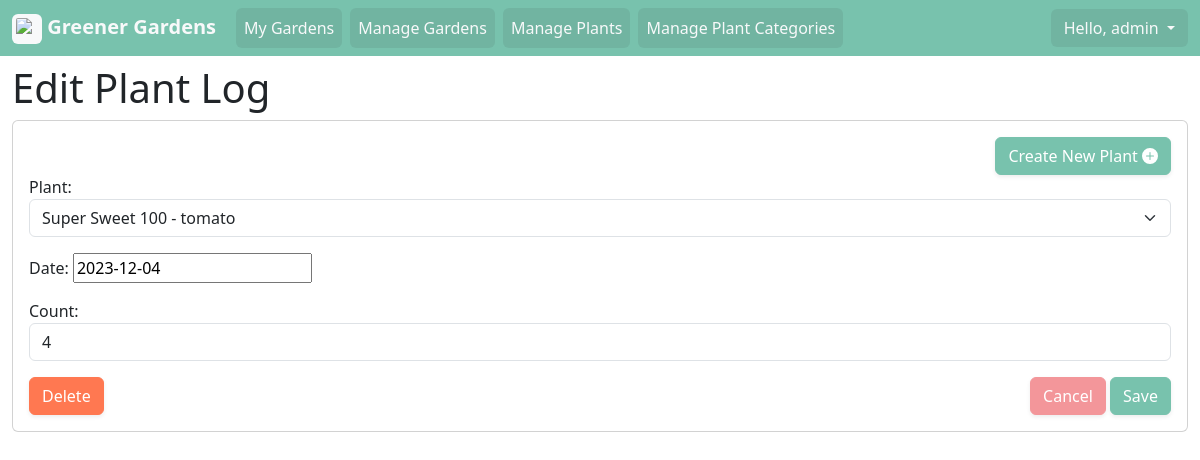
/users/admin/gardens/1/section/1/logs/1/ (signed in), run on the app's committed database.
### gardens/models.py (models this page shows, shortened)
class Plant_Log(models.Model):
    garden_section = models.ForeignKey(Garden_Section, on_delete=models.CASCADE, related_name="logs")
    plant = models.ForeignKey(Plant, on_delete=models.CASCADE, related_name="logs")
    date = models.DateField(default=datetime.date.today)
    count = models.BigIntegerField(default=0)

### gardens/views.py (the view)
# urls.py: path('users/<str:username>/gardens/<int:garden_id>/section/<int:section_id>/logs/<int:log_id>/', plant_log_update_view, name='plant_log_update'), # Edit the plant log
@login_required
def plant_log_update_view(request, username, garden_id, section_id, log_id, *args, **kwargs):
    form = Plant_LogForm(request.POST or None)
    try:
        log_instance = Plant_Log.objects.get(pk=log_id, garden_section=section_id)
    except Plant_Log.DoesNotExist:
        log_instance = None
    if(request.user.id != log_instance.garden_section.garden.user.id):
        return redirect("home")
    if request.method == "POST":
        form = Plant_LogForm(request.POST, request.FILES, instance=log_instance)
        if form.is_valid():
            form.initial['garden_section'] = log_instance.garden_section # Set to url paramater
            try:
                plant_instance = Plant.objects.get(id=form.cleaned_data['plant'].id, user=request.user.id)
            except Plant.DoesNotExist:
                plant_instance = None
            if(plant_instance is None):
                return redirect("home")
            form.save()
            return redirect('garden_section_list', request.user.username, garden_id)
    else: # GET request
        form = Plant_LogForm(instance=log_instance)
    user_plant_list = Plant.objects.filter(user=request.user.id)
    form.fields['plant'].queryset = user_plant_list
    site_title = None
    if form.instance.pk == None:
        site_title = "Create Plant Log"
    else:
        site_title = "Edit Plant Log"
    my_context = {
        "form": form,
        "plant_log": log_instance,
        "garden_id": garden_id,
        "section_id": section_id,
        "site_title": site_title
    }
    return render(request, "users/plant_log/plant_log_upsert.html", my_context) # return an html template

### gardens/forms.py
class Plant_LogForm(forms.ModelForm):
    class Meta:
        model = Plant_Log
        fields = "__all__"
        widgets =   {
            'garden_section': forms.HiddenInput(),
            'plant': forms.Select(attrs={'class': 'form-select'}),
            'count': forms.NumberInput(attrs={'class': 'form-control', 'min':0, 'max':9223372036854775807}),
        }

### gardens/models.py (called while the page is built)
    def __str__(self) -> str:
        category = self.category
        if(category is not None):
            return self.variety + " - " + category.name
        return self.variety

### gardens/templates/users/plant_log/plant_log_upsert.html (shortened to what this page needs)
{% extends 'base.html' %}
{% block content %}
{% load static %}
{% if plant_log.id != None %}
<h1>Edit Plant Log</h1>
{% else %}
<h1>Create Plant Log</h1>
{% endif %}
<div class="card">
  <div class="card-body">
    <div class="d-flex">
      <div class="ms-auto">
        <a href="{% url 'plant_create' request.user.username %}" class="btn btn-primary shadow-sm ms-auto">
          Create New Plant
          <svg xmlns="http://www.w3.org/2000/svg" width="16" height="16" fill="currentColor" class="bi bi-plus-circle-fill d-inline-block mb-1" viewBox="0 0 16 16">
            <path d="M16 8A8 8 0 1 1 0 8a8 8 0 0 1 16 0M8.5 4.5a.5.5 0 0 0-1 0v3h-3a.5.5 0 0 0 0 1h3v3a.5.5 0 0 0 1 0v-3h3a.5.5 0 0 0 0-1h-3z" />
          </svg>
        </a>
      </div>
    </div>
    <form method="post" id="user_post_edit_form" enctype="multipart/form-data">
      {{ form.as_p }}
      <div class="d-flex">
        {% if plant_log.id != None %}
        <div class="">
          <button type="button" class="btn btn-danger shadow-sm" data-bs-toggle="modal" data-bs-target="#deleteModal">
            Delete
          </button>
        </div>
        {% endif %}
        <div class="ms-auto">
          <a href="{% url 'garden_section_list' request.user.username garden_id %}" class="btn btn-secondary shadow-sm">Cancel</a>
          {% if plant_log.id != None %}
          <input href="{% url 'plant_log_update' request.user.username garden_id section_id plant_log.id %}" type="submit" class="btn btn-primary shadow-sm" value="Save" />
          {% else %}
          <input href="{% url 'plant_log_create' request.user.username garden_id section_id %}" type="submit" class="btn btn-primary shadow-sm" value="Save" />
          {% endif %}
        </div>
      </div>
    </form>
  </div>
</div>
{% endblock %}

### templates/navbar.html (shortened to what this page needs)
{% load static %}
<nav class="container-xxl navbar navbar-expand-sm">
  <div class="container-fluid">
    <a class="navbar-brand py-1 text-light fw-bold" href="{% url 'home' %}">
      <img src="{% static 'leaf.png' %}" alt="Logo" width="30" height="30" class="d-inline-block align-middle p-1 bg-light rounded">
      Greener Gardens
    </a>
    <div class="collapse navbar-collapse" id="navbarCollapsable">
      <ul class="navbar-nav navbar-left me-auto mb-2 mb-sm-0">
        {% if user.is_authenticated %}
        <li class="nav-item">
          <a class="nav-link text-light text-bg-dark bg-opacity-10 rounded mx-1" href="{% url 'home' %}">My Gardens</a>
        </li>
        <li class="nav-item">
          <a class="nav-link text-light text-bg-dark bg-opacity-10 rounded mx-1" href="{% url 'garden_list' request.user.username %}">Manage Gardens</a>
        </li>
        <li class="nav-item">
          <a class="nav-link text-light text-bg-dark bg-opacity-10 rounded mx-1" href="{% url 'plant_list' request.user.username %}">Manage Plants</a>
        </li>
        <li class="nav-item">
          <a class="nav-link text-light text-bg-dark bg-opacity-10 rounded mx-1" href="{% url 'plant_category_list' request.user.username %}">Manage Plant Categories</a>
        </li>
        {% endif %}
      </ul>
      <ul class="navbar-nav navbar-right ms-auto mb-2 mb-sm-0">
        {% if not user.is_authenticated %}
        <li class="nav-item">
          <a class="nav-link btn bd-btn-secondary text-light text-bg-dark bg-opacity-10 rounded" href="{% url 'users:login' %}">Login / Register</a>
        </li>
        {% else %}
        <li class="nav-item">
          <div class="btn-group">
            <button type="button" class="dropdown-toggle btn bd-btn-secondary text-light text-bg-dark bg-opacity-10 rounded" data-bs-toggle="dropdown" data-bs-target="#dropdown-profile" aria-expanded="false">
              Hello,
              {{ user.username }}
            </button>
          </div>
        </li>
        {% endif %}
      </ul>
    </div>
  </div>
</nav>

### data on the page
Plant_Log: plant "Super Sweet 100 - tomato", date "2023-12-04", count "4"

### other printed values
{{ user.username }} "admin"
